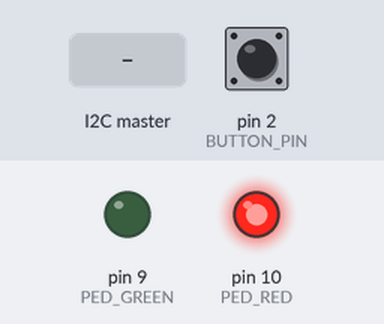
A sketch run on a simulated Arduino Uno, built with avr-gcc and run on an emulated ATmega328P. Parts: output pins drawn as LEDs (lit = HIGH). Inputs (shaded band) come from the test bench; at power-on: pin 2 (BUTTON_PIN) HIGH.

Above: at 1.2 s.
1.3 s: the I2C master sends "R"
At 1.8 s:
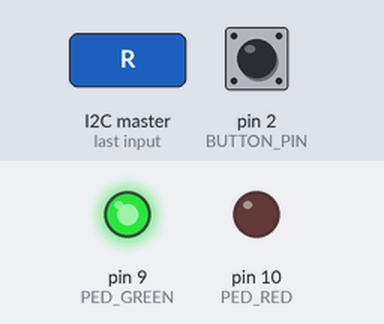
2.8 s: the I2C master sends "G"
At 4.2 s:
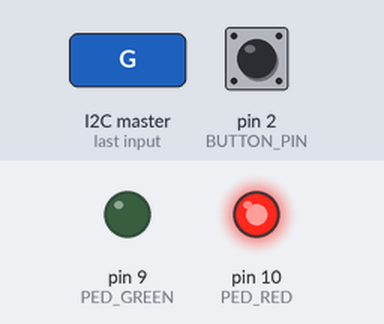
Timing chart, 0 to 5.8 s (numbered marks = the images above; inputs shaded):
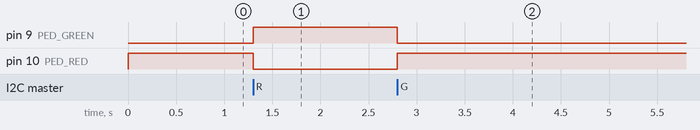

Measured:
- after the input at 1.3 s, pin 9 (PED_GREEN): LOW → HIGH at once; pin 10 (PED_RED): HIGH → LOW at once
- after the input at 2.8 s, pin 9 (PED_GREEN): HIGH → LOW at once; pin 10 (PED_RED): LOW → HIGH at once

The sketch:

pedestrianLightSlave.ino
```cpp
#include <Wire.h>

const int BUTTON_PIN = 2;
const int PED_GREEN = 9;
const int PED_RED = 10;
volatile bool pedestrianRequest = false;
volatile unsigned long lastInterruptTime = 0;

void setup() {
  pinMode(PED_GREEN, OUTPUT);
  pinMode(PED_RED, OUTPUT);
  pinMode(BUTTON_PIN, INPUT_PULLUP); // Button with an internal pull-up

  Wire.begin(8); // Act as a slave with address 8
  Wire.onRequest(requestEvent);
  Wire.onReceive(receiveEvent);

  // Start with pedestrian light on RED
  digitalWrite(PED_RED, HIGH);
  digitalWrite(PED_GREEN, LOW);

  attachInterrupt(digitalPinToInterrupt(BUTTON_PIN), buttonPressed, FALLING);
}

void loop() {
  delay(10);
}

void buttonPressed() {
  unsigned long currentTime = millis();
  if (currentTime - lastInterruptTime > 200) { // Debounce time
    pedestrianRequest = true;
    lastInterruptTime = currentTime;
  }
}

void requestEvent() {
  if (pedestrianRequest) {
    Wire.write(1); // There's a pending request
    pedestrianRequest = false; // Reset the flag after informing the master
  } else {
    Wire.write(0); // No request
  }
}

void receiveEvent(int bytes) {
  char command = Wire.read();
  if (command == 'R') {
    digitalWrite(PED_RED, LOW);
    digitalWrite(PED_GREEN, HIGH);
  } else if (command == 'G') {
    digitalWrite(PED_RED, HIGH);
    digitalWrite(PED_GREEN, LOW);
  }
}
```
